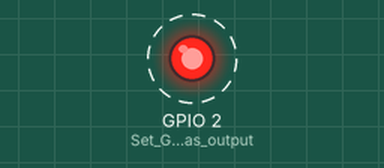
Bench run of a sketch on a simulated ESP32. Parts: output pins drawn as LEDs (lit = HIGH). Dashed ring = blinking. What the sketch prints to the serial monitor is not drawn.

Above: at 0.5 s.
Timing chart, 0 to 4.6 s (numbered marks = the images above):
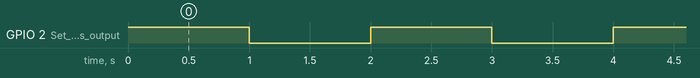

Measured:
- by itself, GPIO 2 (Set_GPIO2_as_output): alternates HIGH for 1.0 s and LOW for 1.0 s

The sketch:

sketch.ino
```cpp
void setup() {
  pinMode(2, OUTPUT);  // Set GPIO2 as output
  Serial.begin(9600);
}

void loop() {
  digitalWrite(2, HIGH);
   // LED ON
   Serial.println("led on");
  delay(1000);


  digitalWrite(2, LOW);   // LED OFF
  Serial.println("led off");
  delay(1000);
}
```
